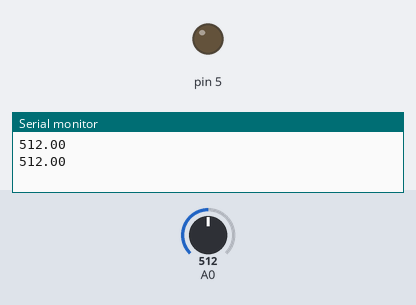
The sketch below on a simulated Arduino Uno, built with avr-gcc and run on an emulated ATmega328P. Parts: output pins drawn as LEDs (lit = HIGH), the last lines printed to the serial monitor. Inputs (shaded band) come from the test bench; at power-on: A0 = 512. Pins used as bus, display or sensor lines are not drawn.

Above: at 2.8 s.
2.9 s: A0 set to 108
7.2 s: A0 set to 90
At 10.7 s:
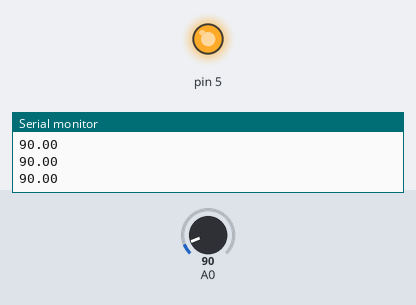
11.5 s: A0 set to 110
At 15.0 s:
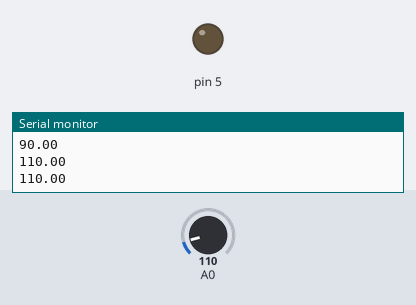
Timing chart, 0 to 16.5 s (numbered marks = the images above; inputs shaded):
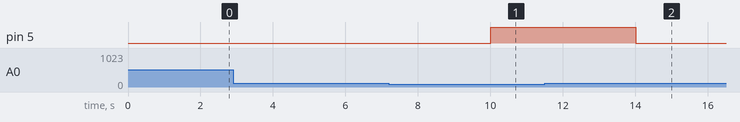

Measured:
- the behaviour switches between 100 and 99 on A0 (found by bisection; images 0 and 1)
- after the input at 7.2 s, pin 5: LOW → HIGH after 2.8 s
- after the input at 11.5 s, pin 5: HIGH → LOW after 2.5 s

The sketch:

door_lock.ino
```cpp
void setup()
{
    pinMode(3,OUTPUT);
    pinMode(5,OUTPUT);
    pinMode(A0,INPUT);
    Serial.begin(9600);
}

void loop()
{
    float p;
    p=analogRead(A0);
    Serial.println(p);
    digitalWrite(3,HIGH);
    if(p>0&&p<100)
    { Serial.println(p);
      digitalWrite(3,HIGH);
      delay(2000);
      digitalWrite(5,HIGH);
    }
    else
    {
      digitalWrite(3,LOW);
      delay(2000);
      digitalWrite(5,LOW);

    }

}
```
